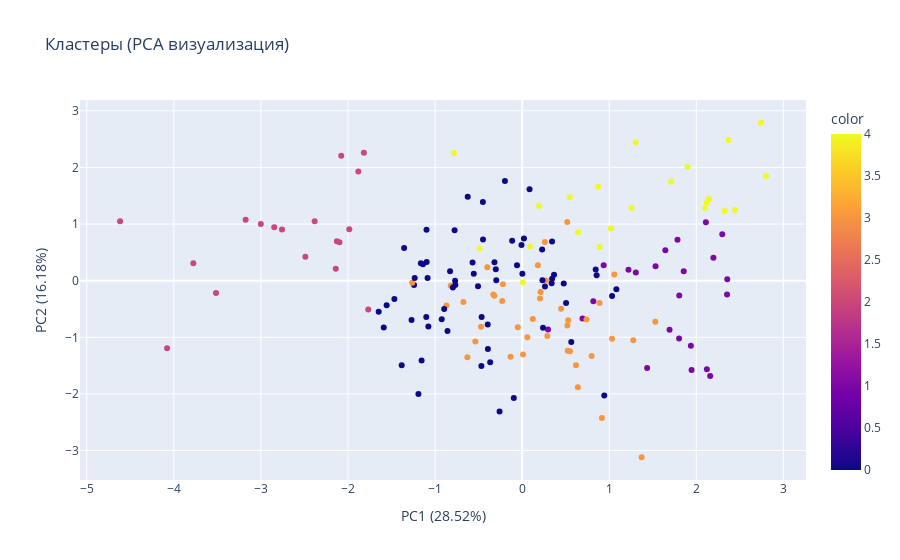

Notebook source saved alongside this figure:
### Code cell
from sklearn.decomposition import PCA

pca = PCA(n_components=2)
X_pca = pca.fit_transform(X)

fig = px.scatter(
    x=X_pca[:, 0],
    y=X_pca[:, 1],
    color=clusters,
    title="Кластеры (PCA визуализация)",
    labels={
        "x": f"PC1 ({pca.explained_variance_ratio_[0]:.2%})",
        "y": f"PC2 ({pca.explained_variance_ratio_[1]:.2%})",
    },
)
fig.show()

### Figure 1 — Plotly figure (JSON) as saved in the notebook; plotly's stock layout.template omitted (floating-point values rounded to 4 significant figures; data arrays with more than 128 entries replaced by an {"elided": "..."} marker saying what was removed)
{"data": [{"hovertemplate": "PC1 (28.52%)=%{x}<br>PC2 (16.18%)=%{y}<br>color=%{marker.color}<extra></extra>", "legendgroup": "", "marker": {"color": {"elided": "169 int values"}, "coloraxis": "coloraxis", "symbol": "circle"}, "mode": "markers", "name": "", "orientation": "v", "showlegend": false, "type": "scatter", "x": {"elided": "169 float values"}, "xaxis": "x", "y": {"elided": "169 float values"}, "yaxis": "y"}], "layout": {"coloraxis": {"colorbar": {"title": {"text": "color"}}, "colorscale": [[0, "#0d0887"], [0.1111, "#46039f"], [0.2222, "#7201a8"], [0.3333, "#9c179e"], [0.4444, "#bd3786"], [0.5556, "#d8576b"], [0.6667, "#ed7953"], [0.7778, "#fb9f3a"], [0.8889, "#fdca26"], [1, "#f0f921"]]}, "legend": {"tracegroupgap": 0}, "title": {"text": "Кластеры (PCA визуализация)"}, "xaxis": {"anchor": "y", "domain": [0, 1], "title": {"text": "PC1 (28.52%)"}}, "yaxis": {"anchor": "x", "domain": [0, 1], "title": {"text": "PC2 (16.18%)"}}}}
